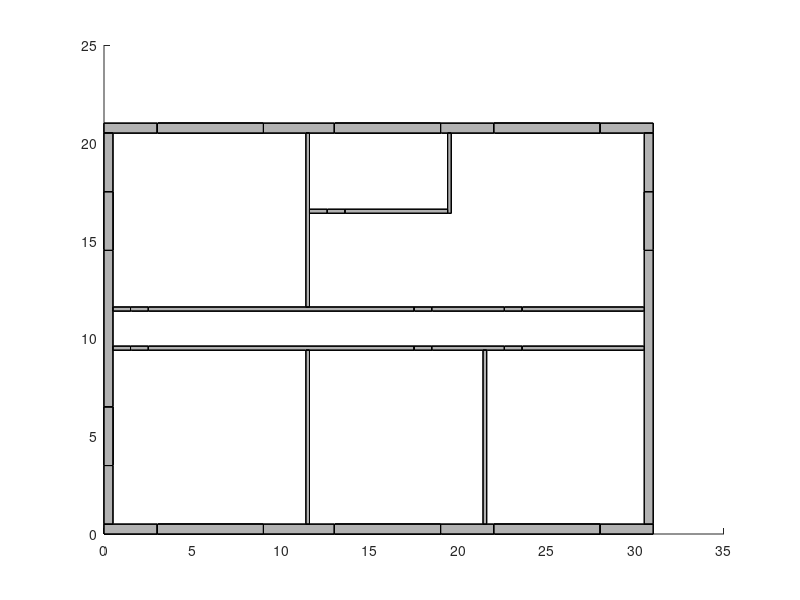

Source code (MATLAB): (Note: this script raises an error after producing the figure.)
% read in the story from the file

fid = fopen( 'story2.txt' );
N = fscanf( fid, '%lf\n', 1 );
story = fscanf( fid, '%lf\n', [3, N*8] );
fclose( fid );
for k=1:N*8
  story(3,k) = story(3,k) * 30 - 150;
end;

faceindex = [1 4 3 2; 1 4 6 5; 4 3 7 6; 3 2 8 7; 2 1 5 8; 5 6 7 8];
for m=1:N
  index = (1:8) + (m-1)*8;
  x = story(:,index)';
  patch('Vertices',x,'Faces',faceindex,'FaceColor',[0.7 0.7 0.7] );
end;
%alpha(0.5)

% now print windows and doors
fid = fopen( 'story2.txta' );
Na = fscanf( fid, '%lf\n', 1 );
storysa = fscanf( fid, '%lf\n', [3, Na*8] );
fclose( fid );

for k=1:Na*8
  storysa(3,k) = storysa(3,k) * 30 - 150;
end;
faceindex2 = [1 4 3 2; 1 4 6 5; 4 3 7 6; 3 2 8 7; 2 1 5 8; 5 6 7 8];
faceindex2 = [1 4 6 5; 3 2 8 7; 2 1 5 8];

for m=1:Na
  index = (1:8) + (m-1)*8;
  x = storysa(:,index)';
  patch('Vertices',x,'Faces',faceindex2,'FaceColor',[0.1 0.1 1.0],'EdgeColor','none' );
end;
alpha(0.3)
